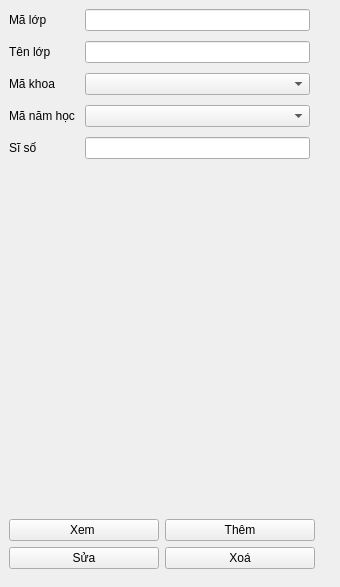
                         <widget class="QWidget" name="tab_1_QLLop">
                          <attribute name="title">
                           <string>Thông tin lớp</string>
                          </attribute>
                          <widget class="QFrame" name="gridFrame_tab_1_QLLop_buttons">
                           <property name="geometry">
                            <rect>
                             <x>0</x>
                             <y>510</y>
                             <width>324</width>
                             <height>68</height>
                            </rect>
                           </property>
                           <property name="maximumSize">
                            <size>
                             <width>16777215</width>
                             <height>68</height>
                            </size>
                           </property>
                           <layout class="QGridLayout" name="gridLayout_32">
                            <item row="1" column="0">
                             <widget class="QPushButton" name="pushButton_tab_1_QLLop_edit">
                              <property name="text">
                               <string>Sửa</string>
                              </property>
                             </widget>
                            </item>
                            <item row="0" column="0">
                             <widget class="QPushButton" name="pushButton_tab_1_QLLop_view">
                              <property name="text">
                               <string>Xem </string>
                              </property>
                             </widget>
                            </item>
                            <item row="0" column="1">
                             <widget class="QPushButton" name="pushButton_tab_1_QLLop_add">
                              <property name="text">
                               <string>Thêm</string>
                              </property>
                             </widget>
                            </item>
                            <item row="1" column="1">
                             <widget class="QPushButton" name="pushButton_tab_1_QLLop_delete">
                              <property name="text">
                               <string>Xoá</string>
                              </property>
                             </widget>
                            </item>
                           </layout>
                          </widget>
                          <widget class="QFrame" name="formFrame_Lop">
                           <property name="geometry">
                            <rect>
                             <x>-1</x>
                             <y>-1</y>
                             <width>331</width>
                             <height>511</height>
                            </rect>
                           </property>
                           <layout class="QFormLayout" name="formLayout_Lop">
                            <property name="horizontalSpacing">
                             <number>10</number>
                            </property>
                            <property name="verticalSpacing">
                             <number>10</number>
                            </property>
                            <property name="leftMargin">
                             <number>10</number>
                            </property>
                            <property name="topMargin">
                             <number>10</number>
                            </property>
                            <property name="rightMargin">
                             <number>20</number>
                            </property>
                            <property name="bottomMargin">
                             <number>10</number>
                            </property>
                            <item row="0" column="0">
                             <widget class="QLabel" name="label_Lop_malop">
                              <property name="styleSheet">
                               <string notr="true"/>
                              </property>
                              <property name="text">
                               <string>Mã lớp</string>
                              </property>
                             </widget>
                            </item>
                            <item row="1" column="0">
                             <widget class="QLabel" name="label_Lop_tenlop">
                              <property name="styleSheet">
                               <string notr="true"/>
                              </property>
                              <property name="text">
                               <string>Tên lớp</string>
                              </property>
                             </widget>
                            </item>
                            <item row="2" column="0">
                             <widget class="QLabel" name="label_Lop_makhoa">
                              <property name="styleSheet">
                               <string notr="true"/>
                              </property>
                              <property name="text">
                               <string>Mã khoa</string>
                              </property>
                             </widget>
                            </item>
                            <item row="3" column="0">
                             <widget class="QLabel" name="label_Lop_manamhoc">
                              <property name="styleSheet">
                               <string notr="true"/>
                              </property>
                              <property name="text">
                               <string>Mã năm học</string>
                              </property>
                             </widget>
                            </item>
                            <item row="4" column="0">
                             <widget class="QLabel" name="label_Lop_siso">
                              <property name="styleSheet">
                               <string notr="true"/>
                              </property>
                              <property name="text">
                               <string>Sĩ số</string>
                              </property>
                             </widget>
                            </item>
                            <item row="4" column="1">
                             <widget class="QLineEdit" name="lineEdit_Lop_siso"/>
                            </item>
                            <item row="0" column="1">
                             <widget class="QLineEdit" name="lineEdit_Lop_malop"/>
                            </item>
                            <item row="1" column="1">
                             <widget class="QLineEdit" name="lineEdit_Lop_tenlop"/>
                            </item>
                            <item row="2" column="1">
                             <widget class="QComboBox" name="comboBox_Lop_makhoa">
                              <property name="maximumSize">
                               <size>
                                <width>16777215</width>
                                <height>30</height>
                               </size>
                              </property>
                             </widget>
                            </item>
                            <item row="3" column="1">
                             <widget class="QComboBox" name="comboBox_Lop_manamhoc">
                              <property name="maximumSize">
                               <size>
                                <width>16777215</width>
                                <height>30</height>
                               </size>
                              </property>
                             </widget>
                            </item>
                           </layout>
                          </widget>
                         </widget>
